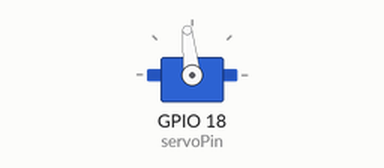
Simulated run of this sketch. Board: ESP32. Parts: servo. Servo pulses on a pin are drawn as a servo (544–2400 µs = 0–180°).

Above: at 1.05 s.
At 4.15 s:
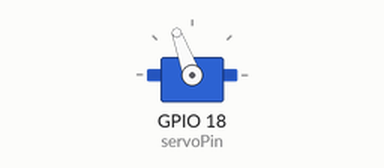
At 7.0 s:
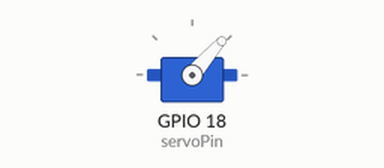
At 9.65 s:
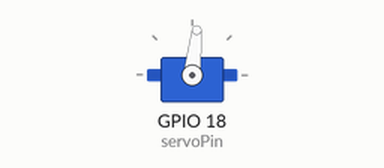
Timing chart, 0 to 15.0 s (numbered marks = the images above):
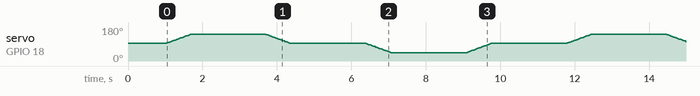

The sketch:

Movimiento_servo_sinnube.ino
```cpp
// Configuración PWM
const int servoPin = 18;     // GPIO donde conectas el servo
const int pwmFreq = 50;      // 50 Hz para servo
const int pwmResolution = 16;

int centro = 90;
int amplitud = 45;
int delayTiempo = 15;

// Valores típicos de duty para servo de 16 bits (0 a 65535)
// 50Hz -> Periodo de 20ms.
// 0.5ms (0°)  -> (0.5/20) * 65535 ≈ 1638
// 2.5ms (180°) -> (2.5/20) * 65535 ≈ 8192
uint32_t dutyMin = 1638;
uint32_t dutyMax = 8192;

// Convertir ángulo (0–180) a duty cycle
uint32_t anguloToDuty(int angulo) {
  return map(angulo, 0, 180, dutyMin, dutyMax);
}

void moverSuave(int inicio, int fin) {
  if (inicio < fin) {
    for (int pos = inicio; pos <= fin; pos++) {
      ledcWrite(servoPin, anguloToDuty(pos)); // Ahora se usa el PIN directamente
      delay(delayTiempo);
    }
  } else {
    for (int pos = inicio; pos >= fin; pos--) {
      ledcWrite(servoPin, anguloToDuty(pos));
      delay(delayTiempo);
    }
  }
}

void setup() {
  // Sintaxis: ledcAttach(pin, frecuencia, resolución);
  ledcAttach(servoPin, pwmFreq, pwmResolution);

  ledcWrite(servoPin, anguloToDuty(centro)); // iniciar en centro
  delay(1000);
}

void loop() {
  // Centro → +45°
  moverSuave(centro, centro + amplitud);
  delay(2000);

  // +45° → Centro
  moverSuave(centro + amplitud, centro);
  delay(2000);

  // Centro → -45°
  moverSuave(centro, centro - amplitud);
  delay(2000);

  // -45° → Centro
  moverSuave(centro - amplitud, centro);
  delay(2000);
}
```
